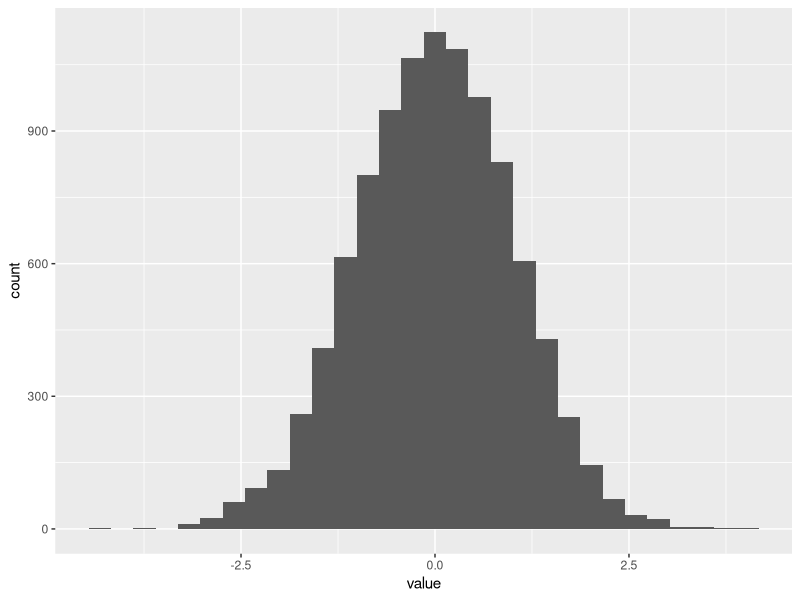
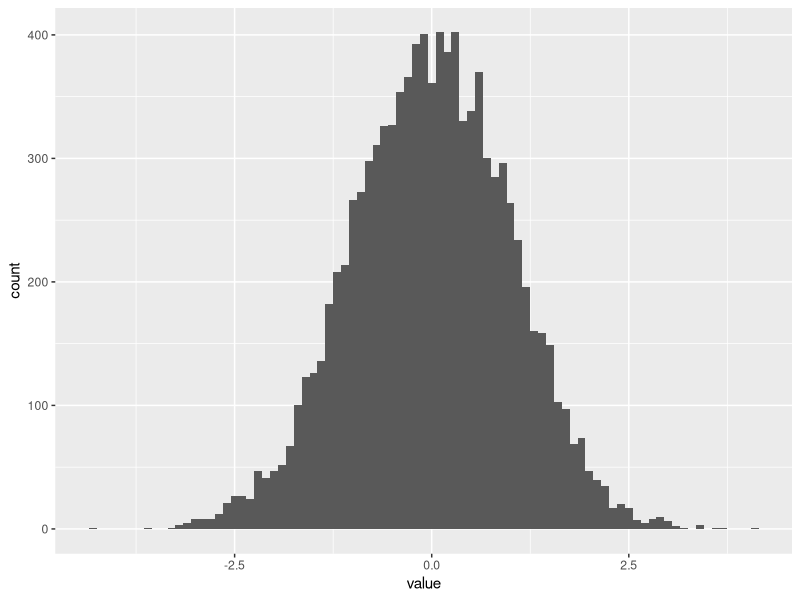
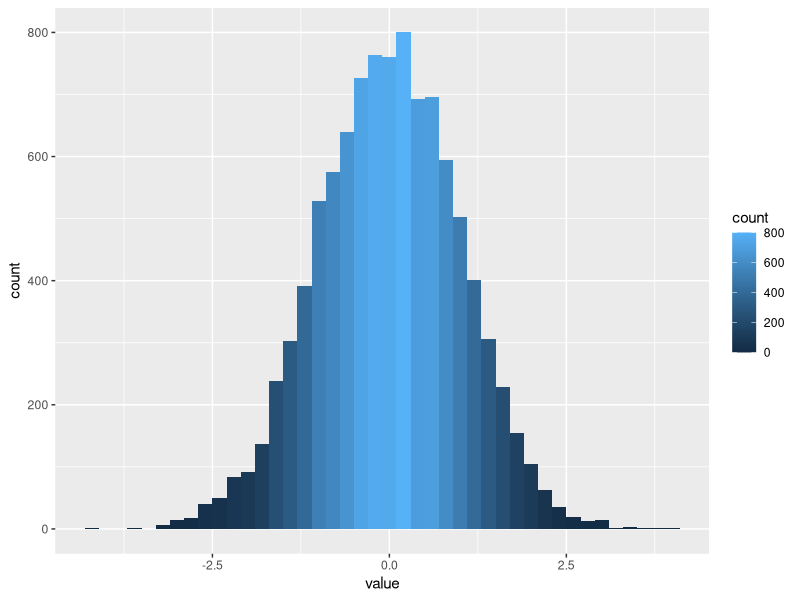
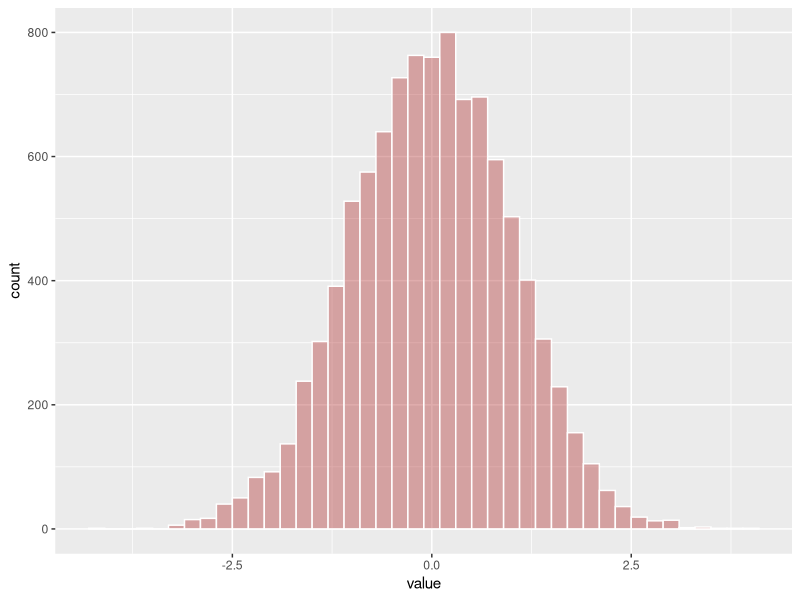

Reproduce these figures in R, in order.


library(ggplot2)

#1. Nhu Y
# hello world



#-----------------HISTOGRAM----------------#
## Basic ggplot2 histogram
library(ggplot2)
data = data.frame(value=rnorm(10000))
data
head(data)
ggplot(data,aes(x=value)) +
  geom_histogram() #bins = 0.2
ggplot(data,aes(x=value)) +
  geom_histogram(binwidth = 0.1)

##change color
ggplot(data,aes(x=value)) +
  geom_histogram(binwidth = 0.2, aes(fill = ..count..))
ggplot(data,aes(x=value)) +
  geom_histogram(binwidth = 0.2,col = "white",fill = rgb(0.7,0.2,0.2,0.4)) #rgb la ham cho phep tao mau theo cuong do tu 0 den 1
?rgb



#2. Thuy Hong




#3. Hong Lam





#4. Truong Han




#5. Minh Ly



#6. Hong Phuc




#7. Cung Bac
